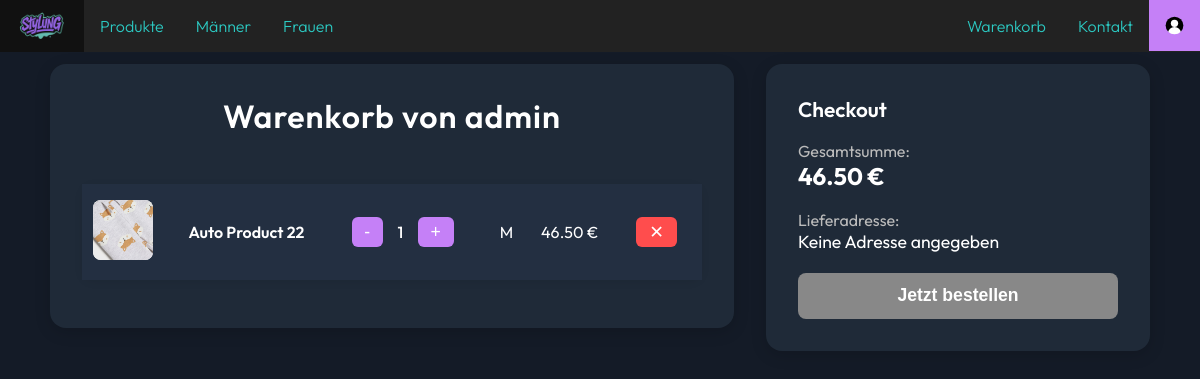
/cart.php (signed in), run on the app's committed database.
### tables this page shows
CREATE TABLE `cart` (
  `id` int(11) NOT NULL,
  `product_id` int(11) NOT NULL,
  `amount` int(11) NOT NULL,
  `user_id` int(11) NOT NULL,
  `size` varchar(11) NOT NULL
);

CREATE TABLE `testproducts` (
  `id` int(11) NOT NULL,
  `name` varchar(255) NOT NULL,
  `description` text NOT NULL,
  `picture` text NOT NULL,
  `price` decimal(10,2) NOT NULL,
  `gender` varchar(10) DEFAULT NULL,
  `size` longtext DEFAULT NULL,
  `brand` varchar(50) DEFAULT NULL
);

### public/cart.php (the view, shortened to what this page needs)
<!DOCTYPE html>
<html lang="de">
<head>
    <link rel="stylesheet" href="./css/cart.css" />
</head>
<body>
<?php
require_once("../backend/connection.php");
require("../backend/session_timeout.php");
include 'navbar.php';
$userid = $_SESSION['id'];
$stmt = $con->prepare("
    SELECT
        c.amount,
        c.size,
        c.product_id,
        p.name,
        p.picture,
        p.description,
        p.price
    FROM cart c
    JOIN testproducts p ON c.product_id = p.id
    WHERE c.user_id = ?
");
$stmt->bind_param("i", $userid);
$stmt->execute();
$result = $stmt->get_result();
$total = 0.0;
$cartRows = [];
while ($row = $result->fetch_assoc()) {
    $cartRows[] = $row;
    $total += $row['amount'] * $row['price'];
}
$stmt_addr = $con->prepare("SELECT address FROM users WHERE id = ?");
$stmt_addr->bind_param("i", $userid);
$stmt_addr->execute();
$stmt_addr->bind_result($address);
echo "<div class='cart-flex-container' style='display:flex; gap:2rem; justify-content:center; align-items:flex-start; width:100%; max-width:1100px; margin:2rem auto 0 auto;'>";
echo "<div class='cart-container'>";
echo "<div class='cart-title'>Warenkorb von " . htmlspecialchars($_SESSION['username']) . "</div>";
if (count($cartRows) === 0) {
    echo "<div class='cart-empty'>Dein Warenkorb ist leer. Schau doch mal <a href='shopsite.php' style='color:#2cc9c2'>hier</a> vorbei.</div>";
} else {
    echo "<table class='cart-table'>";
    foreach ($cartRows as $row) {
        echo "<tr class='cart-item'>
            <td><img src='" . htmlspecialchars($row['picture']) . "' alt='" . htmlspecialchars($row['name']) . "'></td>
            <td>
                <div style='font-weight:600;'>" . htmlspecialchars($row['name']) . "</div>
            </td>
            <td>
                <form method='POST' class='amount-form' style='display:inline;'>
                    <input type='hidden' name='product_id' value='" . intval($row['product_id']) . "'>
                    <input type='hidden' name='size' value='" . htmlspecialchars($row['size']) . "'>
                    <button type='submit' name='action' value='decrease' class='cart-btn'>-</button>
                </form>
                <span style='margin:0 0.5rem; font-weight:500;'>" . intval($row['amount']) . "</span>
                <form method='POST' class='amount-form' style='display:inline;'>
                    <input type='hidden' name='product_id' value='" . intval($row['product_id']) . "'>
                    <input type='hidden' name='size' value='" . htmlspecialchars($row['size']) . "'>
                    <button type='submit' name='action' value='increase' class='cart-btn'>+</button>
                </form>
            </td>
            <td>" . htmlspecialchars($row['size']) . "</td>
            <td>" . number_format($row['price'], 2) . " €</td>
            <td>
                <form method='POST' class='delete-form' style='display:inline;'>
                    <input type='hidden' name='product_id' value='" . intval($row['product_id']) . "'>
                    <input type='hidden' name='size' value='" . htmlspecialchars($row['size']) . "'>
                    <button type='submit' name='action' value='delete' class='cart-btn delete'>✕</button>
                </form>
            </td>
        </tr>";
    }
    echo "</table>";
}
echo "</div>";
$noAddress = empty($address);
echo "<div class='checkout-box'>";
echo "<div style='font-size:1.3rem; font-weight:600; margin-bottom:1.2rem;'>Checkout</div>";
echo "<div style='margin-bottom:1.2rem;'><span style='color:#bbb;'>Gesamtsumme:</span><br><span style='font-size:1.5rem; font-weight:700;'>" . number_format($total, 2) . " €</span></div>";
echo "<div style='margin-bottom:1.2rem;'><span style='color:#bbb;'>Lieferadresse:</span><br><span style='font-size:1.1rem;'>" . ($noAddress ? "Keine Adresse angegeben" : htmlspecialchars($address)) . "</span></div>";
echo "<form action='../backend/buy_product.php' method='POST' style='margin:0;'>
    <input type='hidden' name='price' value='" . number_format($total, 2, '.', '') . "'>
    <button type='submit' style='width:100%;padding:0.8rem 0;border:none;border-radius:8px;background:" . ($noAddress ? "#888" : "#c580f7") . ";color:#fff;font-size:1.1rem;font-weight:600;cursor:" . ($noAddress ? "not-allowed" : "pointer") . ";' " . ($noAddress ? "disabled" : "") . ">Jetzt bestellen</button>
    </form>";
echo "</div>";
echo "</div>";
?>

### public/css/cart.css (style rules this page uses)
body { background: #141b27; color: #fff; font-family: "Outfit", Arial, sans-serif; margin: 0; padding-top: 2rem; }
.cart-flex-container { display: flex; gap: 2rem; justify-content: center; align-items: flex-start; width: 100%; max-width: 1100px; margin: 2rem auto 0 auto; }
.cart-container { flex: 2 1 0; min-width: 0; background: #1f2a38; border-radius: 16px; box-shadow: 0 4px 16px rgba(0, 0, 0, 0.15); padding: 2rem; display: flex; flex-direction: column; }
.cart-title { font-size: 2rem; font-weight: 600; margin-bottom: 2rem; text-align: center; letter-spacing: 1px; }
.cart-table { width: 100%; border-collapse: separate; border-spacing: 0 1rem; }
.cart-table tr { background: #232f41; border-radius: 12px; box-shadow: 0 2px 8px rgba(0, 0, 0, 0.08); }
.cart-table td { padding: 1rem 0.7rem; vertical-align: middle; border: none; }
.cart-table img { border-radius: 8px; width: 60px; height: 60px; object-fit: cover; background: #fff; }
.cart-btn { background: #c580f7; color: #fff; border: none; border-radius: 6px; padding: 0.3rem 0.8rem; font-size: 1.1rem; margin: 0 0.2rem; cursor: pointer; transition: background 0.2s; }
.cart-btn.delete { background: #ff4d4d; }
.checkout-box { flex: 1 1 320px; max-width: 320px; background: #1f2a38; border-radius: 16px; box-shadow: 0 4px 16px rgba(0, 0, 0, 0.15); padding: 2rem; height: fit-content; display: flex; flex-direction: column; justify-content: flex-start; }

### data on the page
cart: testproducts.picture (picture), testproducts.name "Auto Product 22", amount "1", size "M", testproducts.price "46.50"

### other printed values
$_SESSION['username'] "admin"
$total "46.50"
